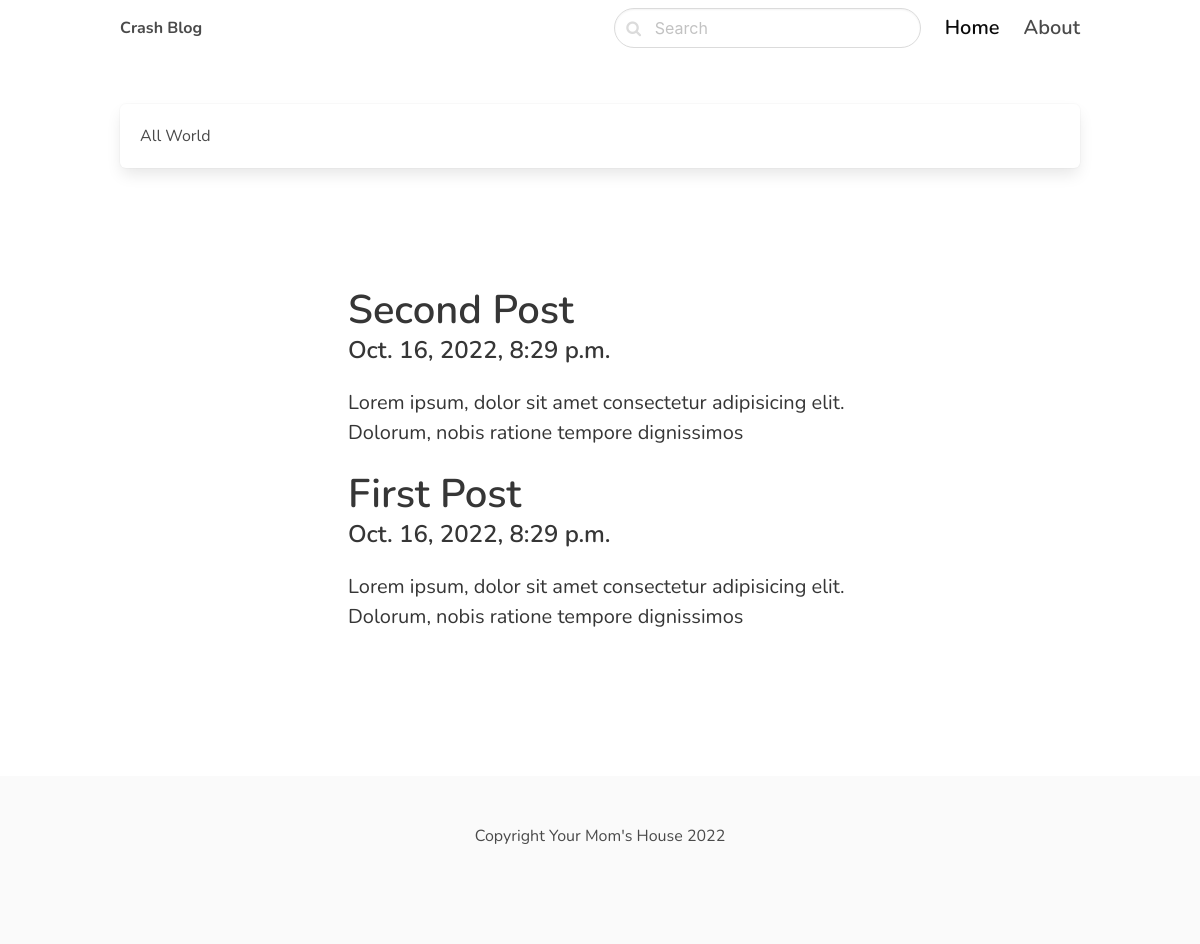
Screenshot of /world/ with the database file from the repository.
### blog/models.py (models this page shows, shortened)
class Category(models.Model):
    title = models.CharField(max_length=255)
    slug = models.SlugField()
    class Meta:
        ordering = ('title',)
        verbose_name_plural = 'Categories'

class Post(models.Model):
    ACTIVE = 'active'
    DRAFT = 'draft'
    CHOICES_STATUS = (
        (ACTIVE, 'Active'),
        (DRAFT, 'Draft')
    )
    category = models.ForeignKey(
        Category, related_name='posts', on_delete=models.CASCADE)
    title = models.CharField(max_length=255)
    slug = models.SlugField()
    intro = models.TextField()
    body = models.TextField()
    created_at = models.DateTimeField(auto_now_add=True)
    status = models.CharField(
        max_length=10, choices=CHOICES_STATUS, default=ACTIVE)
    image = models.ImageField(upload_to='uploads/', blank=True, null=True)
    class Meta:
        ordering = ('-created_at',)

### blog/views.py (the view)
# urls.py: path('<slug:slug>/', views.category, name='category_detail')
def category(request, slug):
    category = get_object_or_404(Category, slug=slug)
    posts = category.posts.filter(status=Post.ACTIVE)
    return render(request, "blog/category.html", {'category': category, 'posts': posts})

### blog/templates/blog/category.html (shortened to what this page needs)
{% extends 'core/base.html' %}
{% block content %}
    <section class="hero">
    <h1 class="media box">All {{category.title}}</h1>
    <div class="hero-body">
      <div class="container">
        <section class="section">
            <div class="columns">
            <div class="column is-8 is-offset-2">
                {% for post in posts %}
                <div class="content is-medium">
                    <a href="{% url 'post_detail' post.category.slug post.slug %}">
                        <h1 class="title">{{post.title}}</h1>
                        <h4 class="subtitle is-4">{{post.created_at}}</h4>
                        <p class="has-text-dark">{{post.intro}}</p>
                    </a>
                </div>
                {% empty %}
                <div class="content">
                  <p>There are no posts in this category.</p>
                </div>
                {% endfor %}
            </div>
            </div>
        </section>
      </div>
    </div>
  </section>
{% endblock %}

### core/templates/core/base.html (style rules this page uses)
body { font-family: 'Nunito', sans-serif; }

### rows the page displays
Category: title "World"
Post: title "Second Post", created_at "Oct. 16, 2022, 8:29 p.m.", intro "Lorem ipsum, dolor sit amet consectetur adipisicing elit. Dolorum, nobis ratione tempore dignissimos"
Post: title "First Post", created_at "Oct. 16, 2022, 8:29 p.m.", intro "Lorem ipsum, dolor sit amet consectetur adipisicing elit. Dolorum, nobis ratione tempore dignissimos"
